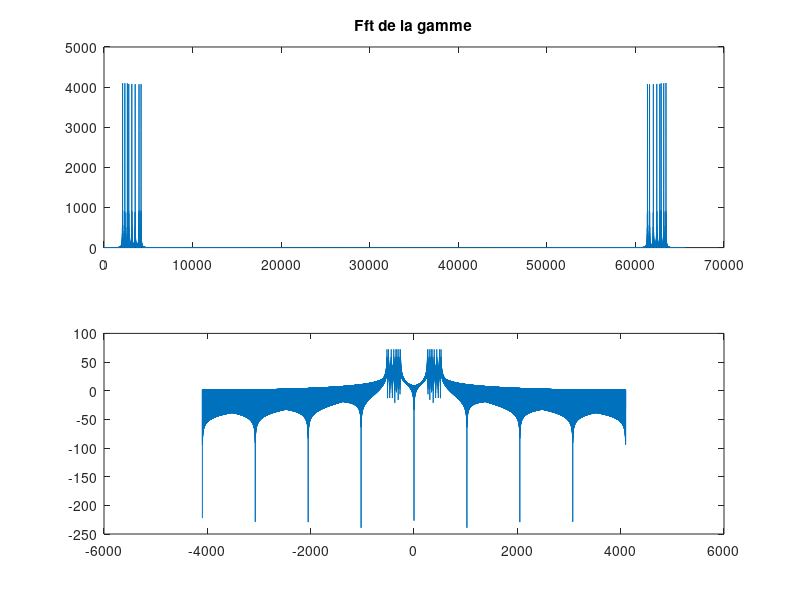

Reproduce this figure in MATLAB.
clear all 
close all
clc 


% [y,fs]=audioread("audio.opus");
% N = length(y)
% ts = 1/fs
% t = (0:N-1)*ts;
% plot(t,y)

%sound(y,fs)
% sound(y,fs*2)


%plot(fs*0.6,y)
%sound(y,fs*3)
% rien_ne_sert_de = y(5055:76000);
% plot(rien_ne_sert_de);
% title('Rien ne sert de');
% 
% rien_ne_sert_de = y(5055:76000);
% 
% courir  = y(76000:95395);
% 
% il_faut = y(95395:141652);
% 
% partir_a_point  = y(141652:198500);

%sound(rien_ne_sert_de,fs);
% sound(courir,fs);
% sound(il_faut,fs);
% sound(partir_a_point,fs);


% vector =[rien_ne_sert_de ; partir_a_point ; il_faut ; courir];
% sound(vector,fs);


  fe=8192; %La fréquence d’échantillonnage
  te=1/fe;
  ts=0:te:1;
   
   %La fréquence de chaque note de la gamme
  fdol=262;
  fRe=294;
  fMi=330;
  fFa=349;
  fSol=392;
  fLa=440;
  fSi=494;
  fDo2=523;
   
  DOl=sin(2*fdol*pi*ts);
  RE=sin(2*fRe*pi*ts);  
  MI=sin(2*fMi*pi*ts);
  FA=sin(2*fFa*pi*ts);
  SOL=sin(2*fSol*pi*ts);
  LA=sin(2*fLa*pi*ts);
  SI=sin(2*fSi*pi*ts); 
  DO2=sin(2*fDo2*pi*ts);
%   Spectre de la gamme de musique
  gamme=[DOl RE MI FA SOL LA SI DO2];
  
  sound (gamme, fe ) ;
  
%   Approximation du spectre d’un signal sinusoïdal à temps continu par FFT
  DS=abs(fft(gamme));
  N=length(gamme)
  subplot(2,1,1)
  plot(DS);
  title('Fft de la gamme');
  k=mag2db(DS);
  subplot(2,1,2)

  fshift=(-N/2:N/2 -1 )*fe/N;
  plot(fshift,fftshift(k));
